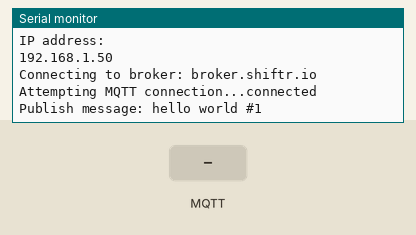
Recording of a sketch running on a simulated Arduino Uno, built with avr-gcc and run on an emulated ATmega328P. On the bench: the last lines printed to the serial monitor. The test bench sets the inputs (shaded band). WiFi joins after 1.5 s; servers stay silent unless stated; no MQTT or app messages arrive unless stated.

Above: at 4.2 s.
4.3 s: MQTT message "1" arrives on the first subscribed topic
At 4.6 s:
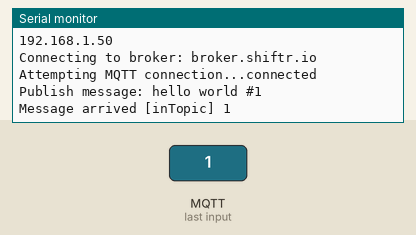
5.8 s: MQTT message "on" arrives on the first subscribed topic
At 6.8 s:
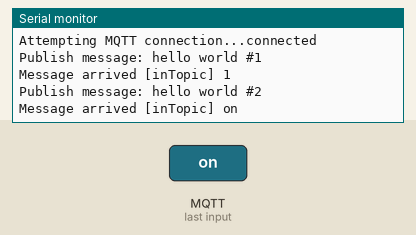
7.3 s: MQTT message "off" arrives on the first subscribed topic
At 8.1 s:
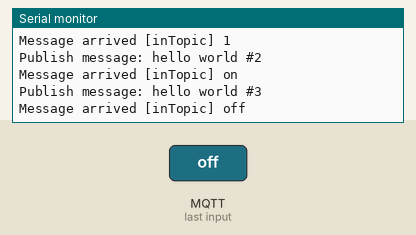
Timing chart, 0 to 10.3 s (numbered marks = the images above; inputs shaded):
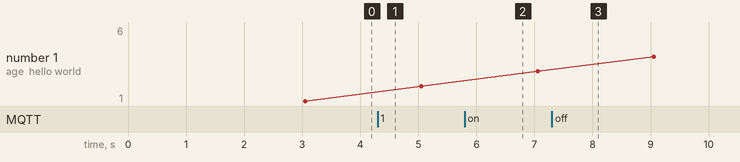

Measured:
- after the input at 4.3 s, the serial monitor: prints a new line at once (image 1)
- after the input at 5.8 s, the serial monitor: prints a new line at once (image 2)
- after the input at 7.3 s, the serial monitor: prints a new line at once (image 3)

The sketch:

ethernet_client_mqtt_auth.ino
```cpp
/*
 Basic MQTT example

 This sketch demonstrates the basic capabilities of the library.
 It connects to an MQTT server then:
  - publishes "hello world" to the topic "outTopic"
  - subscribes to the topic "inTopic", printing out any messages
    it receives. NB - it assumes the received payloads are strings not binary

 It will reconnect to the server if the connection is lost using a blocking
 reconnect function. See the 'mqtt_reconnect_nonblocking' example for how to
 achieve the same result without blocking the main loop.

*/

#include <SPI.h>
#include <Ethernet.h>
#include <PubSubClient.h>

// Update these with values suitable for your network.
byte mac[]    = {  0xDE, 0xED, 0xBA, 0xFE, 0xFE, 0xED };
//IPAddress ip(192, 168, 0, 100);
//IPAddress server(192, 168, 0, 182); //servidor al cual conectarse
const char* mqtt_server = "broker.shiftr.io";  //broker pc (ip de mi
                                          //computador que tiene instalado mosquitto broker mqtt

///////////////////////AUTENTICACION BROKER MQTT///////////////////////////////////////////
const char clientID[]="NODEMCU-MARKO";  //identificador unico de para cada dispositivo iot
const char username[]="marko1234";       //usuario configurado en broker
const char passwords[]="marko1234";      //contraseña usuario broker
const char willTopic[]= "status";
int willQoS=2 ;                             //0-1-2
int  willRetain=1 ;                         //0-1  //si se activa o no la retencion de data
const char willMessage[]="conected";    //mensaje cuando device este desconectado de broker
////////////////////////////////////////////////////////////////////////////////////////////////

EthernetClient ethClient;
PubSubClient client(ethClient);
long lastMsg = 0;
char msg[50];
int value = 0;


void callback(char* topic, byte* payload, unsigned int length) {
Serial.print("Message arrived [");
  Serial.print(topic);
  Serial.print("] ");
  for (int i = 0; i < length; i++) {
    Serial.print((char)payload[i]);
  }
  Serial.println();

  // Switch on the LED if an 1 was received as first character
  if ((char)payload[0] == '1') {
    digitalWrite(13, LOW);   // Turn the LED on (Note that LOW is the voltage level
    // but actually the LED is on; this is because
    // it is active low on the ESP-01)
  } else {
    digitalWrite(13, HIGH);  // Turn the LED off by making the voltage HIGH
  }
}


void reconnect() {
  // Loop until we're reconnected
  while (!client.connected()) {
    Serial.print("Attempting MQTT connection...");
    // Attempt to connect
    //if (client.connect("arduinoClient")) {
     if(client.connect(clientID,username,passwords,willTopic,willQoS,willRetain,willMessage)){

      Serial.println("connected");
      // Once connected, publish an announcement...
      client.publish("outTopic","hello world");
      // ... and resubscribe
      client.subscribe("inTopic");
    } else {
      Serial.print("failed, rc=");
      Serial.print(client.state());
      Serial.println(" try again in 5 seconds");
      // Wait 5 seconds before retrying
      delay(5000);
    }
  }
}

void setup()
{
  Serial.begin(115200);


  Serial.println("");
  Serial.println("connected DHCP");

  Ethernet.begin(mac); //DHCP
  //Ethernet.begin(mac,ip); //STATIC IP

  Serial.println("IP address: ");
  Serial.println(Ethernet.localIP());
  // Allow the hardware to sort itself out

   Serial.print("Connecting to broker: ");
   Serial.print(mqtt_server);
   client.setServer(mqtt_server, 1883);
   client.setCallback(callback);

 Serial.println(" ");

  delay(1500);
}

void loop()
{
  if (!client.connected()) {
    reconnect();
  }
  client.loop();

  long now = millis();
  if (now - lastMsg > 2000) {
    lastMsg = now;
    ++value;
    snprintf (msg, 50, "hello world #%ld", value);
    Serial.print("Publish message: ");
    Serial.println(msg);
    client.publish("outTopic", msg);
  }
}
```
